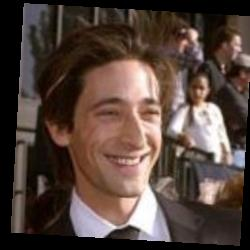
#> input picture dataset/test/test_1.jpg, 250 x 250 px, given as the content of the folder dataset/train, which was not available
$ python code.py
#> lines starting #> are read from the running program, lines starting #| are printed output that depends on the picture; pictures that were not available may be replaced by others from this repository, and a replacement may not be noted
import os
import cv2
import math
import numpy as np

def get_path_list(root_path):
    '''
        To get a list of path directories from root path

        Parameters
        ----------
        root_path : str
            Location of root directory

        Returns
        -------
        list
            List containing the names of the sub-directories in the
            root directory
    '''

    ret_subdirectories = []
    train_subfolder = os.listdir(root_path)

    for subfolder in enumerate(train_subfolder):
        ret_subdirectories.append(subfolder)

    return ret_subdirectories

def get_class_names(root_path, train_names):
    '''
        To get a list of train images path and a list of image classes id

        Parameters
        ----------
        root_path : str
            Location of images root directory
        train_names : list
            List containing the names of the train sub-directories

        Returns
        -------
        list
            List containing all image paths in the train directories
        list
            List containing all image classes id
    '''
#> called with root_path = 'dataset/train'

    ret_images_path = []
    ret_classes_id = []

    for i, subfolder in train_names:
        full_path = root_path + '/' + subfolder
        image_list = os.listdir(full_path)

        for filename in image_list:
            img_path = full_path + '/' + filename
            print(img_path)

            ret_images_path.append(img_path)
            ret_classes_id.append(i)

    return ret_images_path, ret_classes_id

def get_train_images_data(image_path_list):
    '''
        To load a list of train images from given path list

        Parameters
        ----------
        image_path_list : list
            List containing all image paths in the train directories

        Returns
        -------
        list
            List containing all loaded train images
    '''

    print("Get train images...")
    ret_train_images = []

    for path in image_path_list:
        ret_train_images.append(cv2.imread(path))

    return ret_train_images

def detect_faces_and_filter(image_list, image_classes_list=None):
    '''
        To detect a face from given image list and filter it if the face on
        the given image is more or less than one

        Parameters
        ----------
        image_list : list
            List containing all loaded images
        image_classes_list : list, optional
            List containing all image classes id

        Returns
        -------
        list
            List containing all filtered and cropped face images in grayscale
        list
            List containing all filtered faces location saved in rectangle
        list
            List containing all filtered image classes id
    '''

    print("Detect faces:")

    ret_images_gray = []
    ret_rect_position = []
    ret_classes_id = []

    face_cascade = cv2.CascadeClassifier("haarcascade_frontalface_default.xml")

    for i, img in enumerate(image_list):
        img_gray = cv2.cvtColor(img, cv2.COLOR_BGR2GRAY)

        detected_faces = face_cascade.detectMultiScale(img_gray, scaleFactor=1.25, minNeighbors=5)

        for x,y,w,h in detected_faces:
            print(i,":", x,y,w,h)
            curr_face = img_gray[y:y+h, x:x+w]

            ret_images_gray.append(curr_face)
            ret_rect_position.append((x, y, w, h))

            if image_classes_list != None:
                ret_classes_id.append(image_classes_list[i])

    return ret_images_gray, ret_rect_position, ret_classes_id

def train(train_face_grays, image_classes_list):
    '''
        To create and train classifier object

        Parameters
        ----------
        train_face_grays : list
            List containing all filtered and cropped face images in grayscale
        image_classes_list : list
            List containing all filtered image classes id

        Returns
        -------
        object
            Classifier object after being trained with cropped face images
    '''

    print("Train images...")
    recognizer = cv2.face.LBPHFaceRecognizer_create()
    recognizer.train(train_face_grays, np.array(image_classes_list))

    return recognizer

def get_test_images_data(test_root_path, image_path_list):
    '''
        To load a list of test images from given path list

        Parameters
        ----------
        test_root_path : str
            Location of images root directory
        image_path_list : list
            List containing all image paths in the test directories

        Returns
        -------
        list
            List containing all loaded test images
    '''

    print("Get test images...")
    ret_test_images = []

    for _, filename in image_path_list:
        full_path = test_root_path + '/' + filename
        ret_test_images.append(cv2.imread(full_path))

    return ret_test_images

def predict(classifier, test_faces_gray):
    '''
        To predict the test image with classifier

        Parameters
        ----------
        classifier : object
            Classifier object after being trained with cropped face images
        train_face_grays : list
            List containing all filtered and cropped face images in grayscale

        Returns
        -------
        list
            List containing all prediction results from given test faces
    '''

    print("Predict images:")
    ret_prediction_res = []

    for img in test_faces_gray:
        idx, confidence = classifier.predict(img)
        confidence = math.floor(confidence * 100) / 100

        print((idx, confidence))
        ret_prediction_res.append((idx, confidence))

    return ret_prediction_res

def draw_prediction_results(predict_results, test_image_list, test_faces_rects, train_names):
    '''
        To draw prediction results on the given test images

        Parameters
        ----------
        predict_results : list
            List containing all prediction results from given test faces
        test_image_list : list
            List containing all loaded test images
        test_faces_rects : list
            List containing all filtered faces location saved in rectangle
        train_names : list
            List containing the names of the train sub-directories

        Returns
        -------
        list
            List containing all test images after being drawn with
            prediction result
    '''

    print("Draw results...")
    ret_final_images = []
    font_face = cv2.FONT_HERSHEY_SIMPLEX

    for i, img in enumerate(test_image_list):
        x = test_faces_rects[i][0]
        y = test_faces_rects[i][1]
        s = test_faces_rects[i][2]

        idx = predict_results[i][0]
        text = str(train_names[idx][1])

        cv2.rectangle(img, (x,y), (x+s, y+s), (0,255,0), 1)
        cv2.putText(img, text, (x,y-1), font_face, 0.5, (0,255,0))

        ret_final_images.append(img)

    return ret_final_images

def combine_results(predicted_test_image_list):
    '''
        To combine all predicted test image result into one image

        Parameters
        ----------
        predicted_test_image_list : list
            List containing all test images after being drawn with
            prediction result

        Returns
        -------
        ndarray
            Array containing image data after being combined
    '''

    ret_images_arr = np.array(predicted_test_image_list)
    return ret_images_arr

def show_result(image):
    '''
        To show the given image

        Parameters
        ----------
        image : ndarray
            Array containing image data
    '''

    horizontal_image = np.hstack(image)
    print("FINISH!!!")

    cv2.imshow('Boogle Result', horizontal_image)
    cv2.waitKey(0)

'''
You may modify the code below if it's marked between

-------------------
Modifiable
-------------------

and

-------------------
End of modifiable
-------------------
'''
if __name__ == "__main__":
    '''
        Please modify train_root_path value according to the location of
        your data train root directory

        -------------------
        Modifiable
        -------------------
    '''
    train_root_path = "dataset/train"
    '''
        -------------------
        End of modifiable
        -------------------
    '''

    train_names = get_path_list(train_root_path)
    image_path_list, image_classes_list = get_class_names(train_root_path, train_names)
    train_image_list = get_train_images_data(image_path_list)
#> train_image_list = 1 item
    train_face_grays, _, filtered_classes_list = detect_faces_and_filter(train_image_list, image_classes_list)
#> the loop in detect_faces_and_filter, `for i, img in enumerate(image_list):` made 1 pass
#> detected_faces on pass 1: [[78, 71, 106, 106]]
#| 0 : 78 71 106 106
#> pass 1, in detect_faces_and_filter, `img_gray = cv2.cvtColor(img, cv2.COLOR_BGR2GRAY)`:
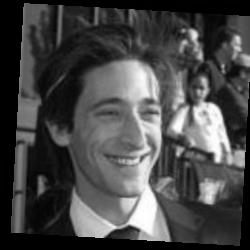
#> img_gray: shape (250, 250); min 0, max 255, mean 72.1
#> after the loop in detect_faces_and_filter, `for i, img in enumerate(image_list):`: ret_classes_id = [0]; ret_images_gray = 1 item; ret_rect_position = [(78, 71, 106, 106)]
#> train_face_grays = 1 item; filtered_classes_list = [0]
    classifier = train(train_face_grays, filtered_classes_list)

    '''
        Please modify test_image_path value according to the location of
        your data test root directory

        -------------------
        Modifiable
        -------------------
    '''
    test_root_path = "dataset/test"
    '''
        -------------------
        End of modifiable
        -------------------
    '''

    test_names = get_path_list(test_root_path)
    test_image_list = get_test_images_data(test_root_path, test_names)
    test_faces_gray, test_faces_rects, _ = detect_faces_and_filter(test_image_list)
#> the loop in detect_faces_and_filter (call 2), `for i, img in enumerate(image_list):` made 4 passes
#> pass 2, in detect_faces_and_filter (call 2), `img_gray = cv2.cvtColor(img, cv2.COLOR_BGR2GRAY)`:
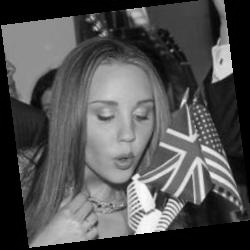
#> img_gray: shape (250, 250); min 0, max 253, mean 83
#> pass 3, in detect_faces_and_filter (call 2), `img_gray = cv2.cvtColor(img, cv2.COLOR_BGR2GRAY)`:
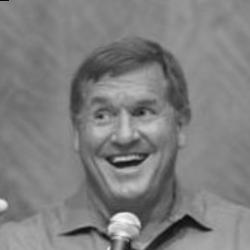
#> img_gray: shape (250, 250); min 7, max 249, mean 126.8
#> after the loop in detect_faces_and_filter (call 2), `for i, img in enumerate(image_list):`:
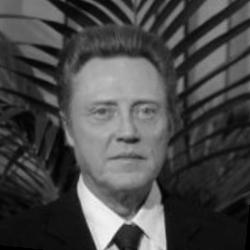
#> img_gray: shape (250, 250); min 0, max 246, mean 72.4
    predict_results = predict(classifier, test_faces_gray)
    predicted_test_image_list = draw_prediction_results(predict_results, test_image_list, test_faces_rects, train_names)
    final_image_result = combine_results(predicted_test_image_list)
    show_result(final_image_result)
#> in show_result, `horizontal_image = np.hstack(image)`:
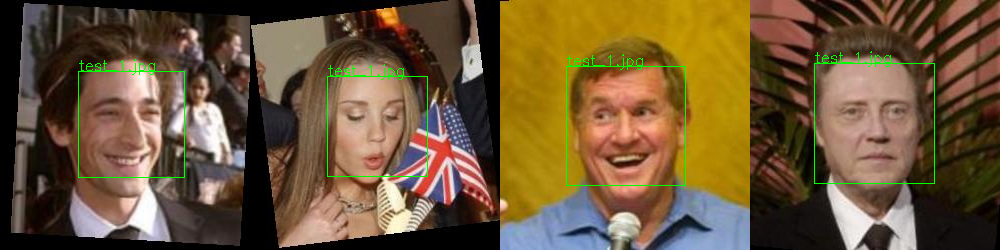
#> horizontal_image: shape (250, 1000, 3); mean of channels 0, 1, 2 55.4, 85.9, 108; drawn as B, G, R
